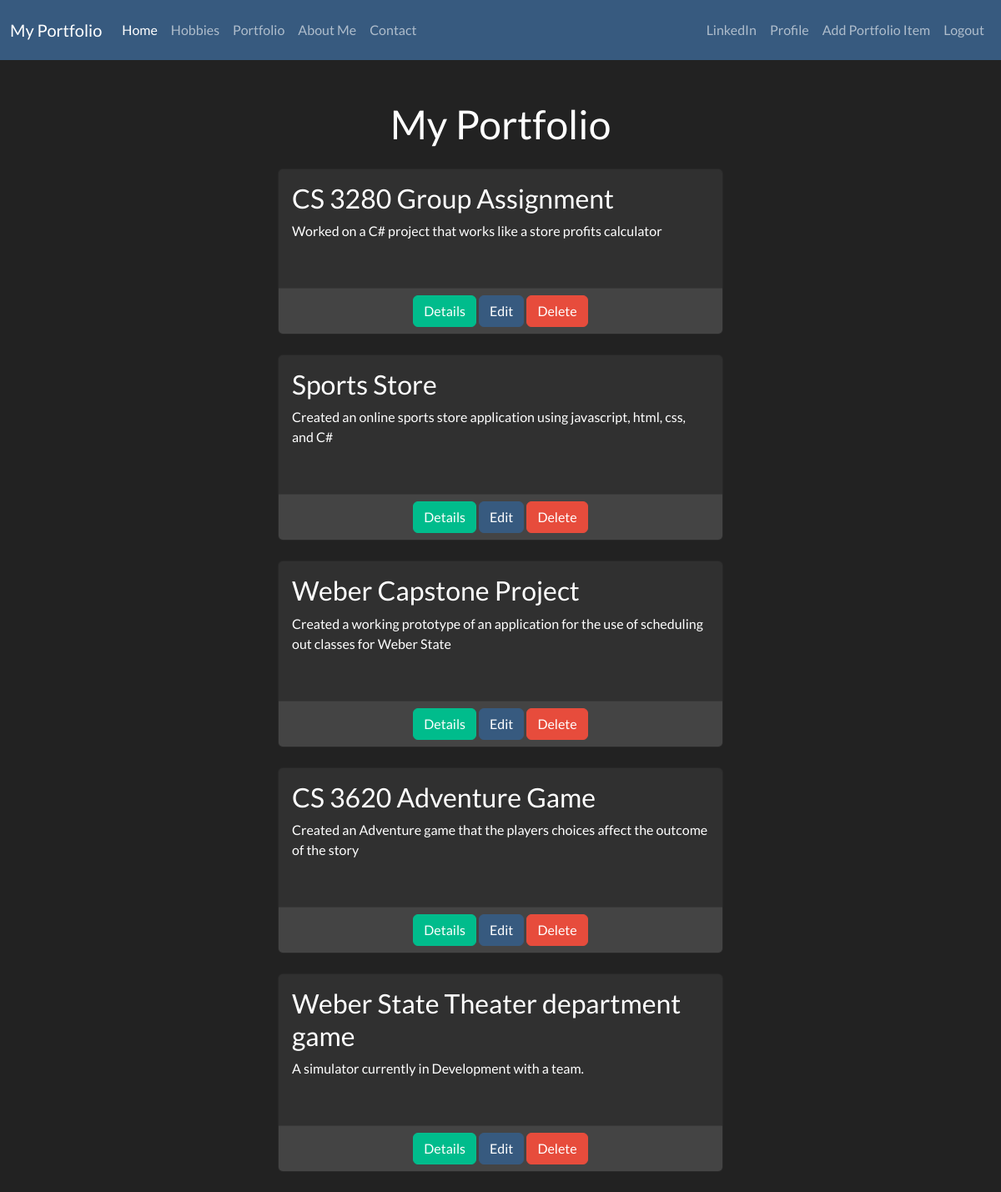
The page /portfolio/ (signed in) on the database its author committed.
### PortfolioDatabase/models.py (models this page shows, shortened)
class Portfolio(models.Model):
    name = models.CharField(max_length=100)
    description = models.TextField()
    image = models.ImageField(upload_to='portfolio_images/', null=True, blank=True)
    github_url = models.URLField(blank=True)

### PortfolioDatabase/views.py (the view)
# urls.py: path('portfolio/', portfolio, name='portfolio'),
def portfolio(request):
    portfolio_list = Portfolio.objects.all()
    form = PortfolioForm()
    if request.method == 'POST':
        form = PortfolioForm(request.POST, request.FILES)
        if form.is_valid():
            form.save()
            return redirect('portfolio')
    return render(request, 'PortfolioDatabase/portfolio.html', {"portfolio_list": portfolio_list, 'form': form})

### PortfolioDatabase/templates/PortfolioDatabase/portfolio.html (shortened to what this page needs)
{% extends 'PortfolioDatabase/base.html' %}
{% block content %}
    <div class="container">
        <h1 class="text-center mt-5 mb-4">My Portfolio</h1>
        {% for project in portfolio_list %}
            <div class="row justify-content-center">
                <div class="col-md-6">
                    <div class="card mb-4">
                        <div class="card-body">
                            <h3>{{ project.name }}</h3>
                            <p>{{ project.description }}</p><br>
                        </div>
                        <div class="card-footer text-center">
                            <a href="{% url 'portfolio_detail' project.id %}" class="btn btn-success">Details</a>
                            {% if user.is_authenticated %}
                                <a href="{% url 'update_portfolio' project.id %}" class="btn btn-primary">Edit</a>
                                <a href="{% url 'delete_portfolio' project.id %}" class="btn btn-danger">Delete</a>
                            {% endif %}
                        </div>
                    </div>
                </div>
            </div>
        {% endfor %}
    </div>
{% endblock %}

### rows shown on the page
Portfolio: name "CS 3280 Group Assignment", description "Worked on a C# project that works like a store profits calculator"
Portfolio: name "Sports Store", description "Created an online sports store application using javascript, html, css, and C#"
Portfolio: name "Weber Capstone Project", description "Created a working prototype of an application for the use of scheduling out classes for Weber State"
Portfolio: name "CS 3620 Adventure Game", description "Created an Adventure game that the players choices affect the outcome of the story"
Portfolio: name "Weber State Theater department game", description "A simulator currently in Development with a team."
